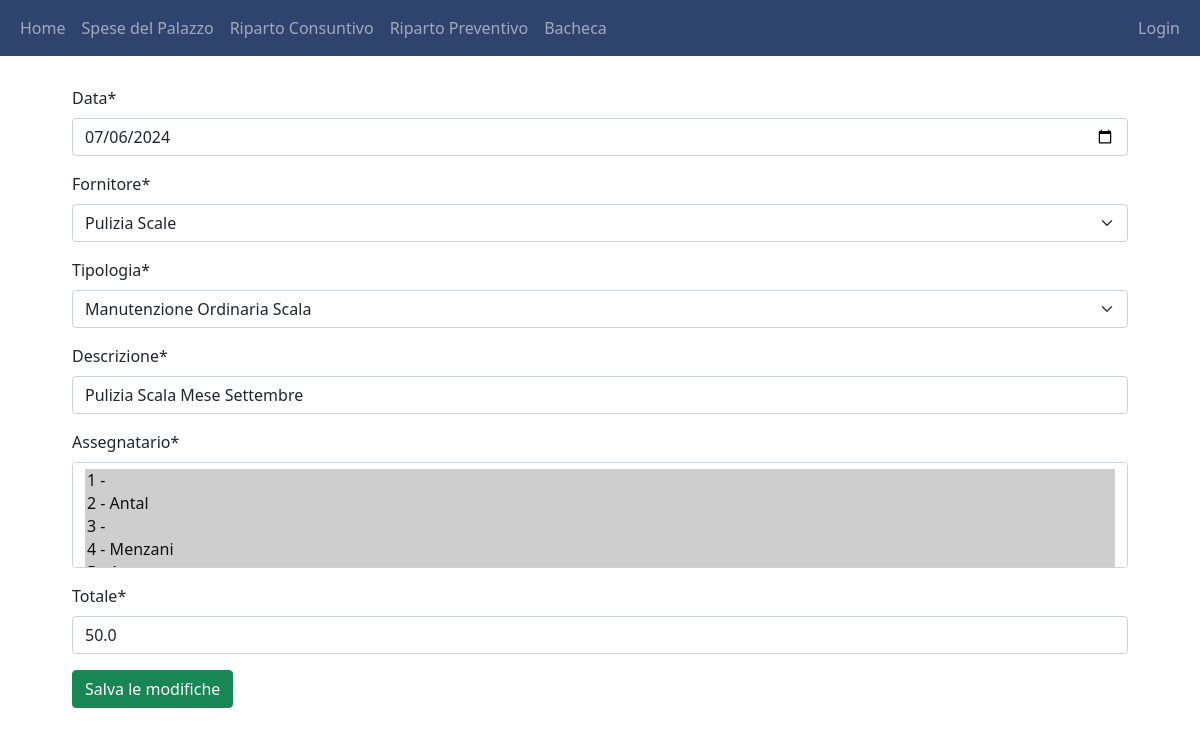
The page /edit_spesa/Pulizia Scale on the database as committed earlier.
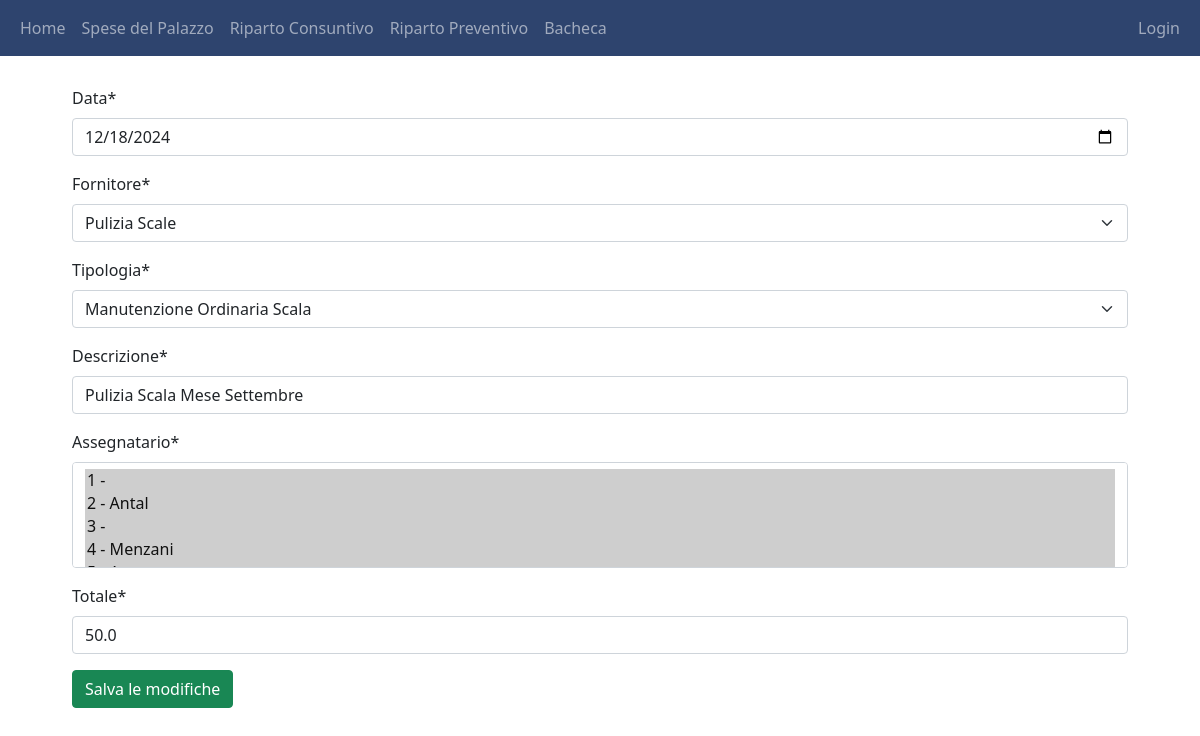
The same page on the database as committed later.
### Condominio/models.py (models this page shows, shortened)
class Spesa(models.Model):
    class Tipologie(models.TextChoices):
        LUCE_PALAZZINA="Luce Palazzina"
        SCALE_PALAZZINA="Scale Palazzina"
        MANUTENZIONE_ORDINARIA="Manutenzione Ordinaria"
        MANUTENZIONE_ORDINARIA_COMUNE="Manutenzione Ordinaria Comune"
        MANUTENZIONE_ORDINARIA_SCALA="Manutenzione Ordinaria Scala"
        SPESA_GENERALE="Spese Generali"
        SPESA_STRAORDINARIA="Spese Straordinarie"
        SPESA_STRAORDINARIA_EDIFICIO="Spesa Straordinaria Edificio"
        SPESA_STRAORDINARIA_SCALE="Spesa Straordinaria Scale"
        SPESA_STRAORDINARIA_ANTENNE="Spesa Straordinaria Antenne"
        SPESE_DIVERSE="Spese Diverse"
    fornitore=models.ForeignKey(Fornitore, on_delete=models.PROTECT, default=None)
    data=models.DateField("Data")
    tipologia=models.TextField("Tipologia", choices=Tipologie.choices, default=Tipologie.SPESE_DIVERSE, max_length=200)
    descrizione=models.CharField(default=None, max_length=200)
    assegnatario=models.ManyToManyField(Interno)
    importo=models.FloatField("Totale", default=0)
    class Meta:
        verbose_name_plural="Spese"

### Condominio/views.py (the view)
# urls.py: path("edit_spesa/<fornitore>", views.update_spesa, name="edit_spesa"),
def update_spesa(request, fornitore):
    spesa = get_object_or_404(Spesa, fornitore = fornitore)
    form = SpesaForm(request.POST or None, instance = spesa)
    if form.is_valid():
        form.save()
        return HttpResponseRedirect("/spesa")
    return render(request, 'Condominio_main/edit_spesa.html', {'form': form})

### Condominio/forms.py
class SpesaForm(forms.ModelForm):
    data=forms.DateField(
        widget=forms.DateInput(
            attrs={
                'class' : 'form-control',
                'type': "date"
            }
        )
    )
    class Meta:
        model = Spesa
        fields = ["data", "fornitore", "tipologia",
                  "descrizione", "assegnatario", "importo"]

### Condominio/models.py (called while the page is built)
    def __str__(self):
        out=self.numero_interno + " - " + str(self.condomino.last_name)
        return out

    def __str__(self):
        return self.nome

### Condominio/templates/Condominio_main/edit_spesa.html (shortened to what this page needs)
{% extends 'Condominio_main/base.html' %}
{% load crispy_forms_tags %}
{% block content %}
<div style="margin: 30px">
    <form method="post">
        {% csrf_token %}{{form|crispy}}
        <button type="submit" value="Update" class="btn btn-success">Salva le modifiche</button>
    </form>
</div>
{% endblock %}

Rows that differ between the two databases and show on the page:
changed Spesa "Pulizia Scale": data "07/06/2024" → "12/18/2024"
